Frame 1 (no input): blank canvas, image omitted
Frame 60 (no input): blank canvas, image omitted
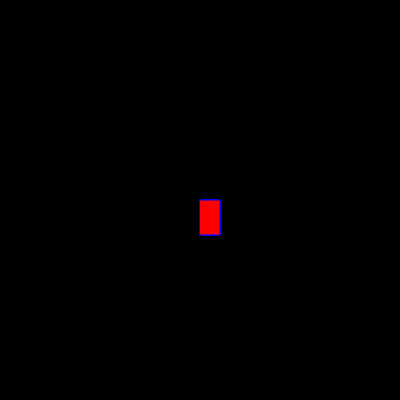
Frame 120 (the mouse pressed at the canvas centre since frame 60)

The p5.js sketch whose frames 1 and 60 were blank and that drew this single picture after the mouse press (run headless with seeded random() and noise() and a simulated clock; from frame 60 on, the mouse is pressed at the canvas centre):

// p5.js sketch
// ── sketch.js
function setup() {
    //prepara e roda o código para que mostra o resultado no canvas (tela)
    createCanvas(400, 400); //apresenta a tela (canvas), onde os números entre parênteses, em pixels, indicam a largura e a altura da tela
    background("black"); //é o fundo do canvas, muda a cor que pode ser pelo código RGB (red,green,blue) os quais são números que vão do 0 ao 255, ou indicar dentro do parênteses, entre aspas duplas "" o nome da cor em inglês, por exemplo, "red", "white"
  }
  
  function draw() {//função que desenha o canvas (tela)
    
    stroke("blue"); //stroke é a função contornar a figura
  
    //noStroke(), quando quer retirar o contorno;
  
    fill("red"); //fill é a função preencher a figura
  
    //console.log(mouseIsPressed); verificador: console.log e (mouseIsPressed) é a propriedade
    if (mouseIsPressed) {
      rect(mouseX, mouseY, 20, 35);
    
    } //colocando uma condição usando o comando if() {} //rect é a função que define um retângulo; dentro do parênteses, aparecem na ordem os eixos X e Y, a largura (width) e a altura (height)
  }
